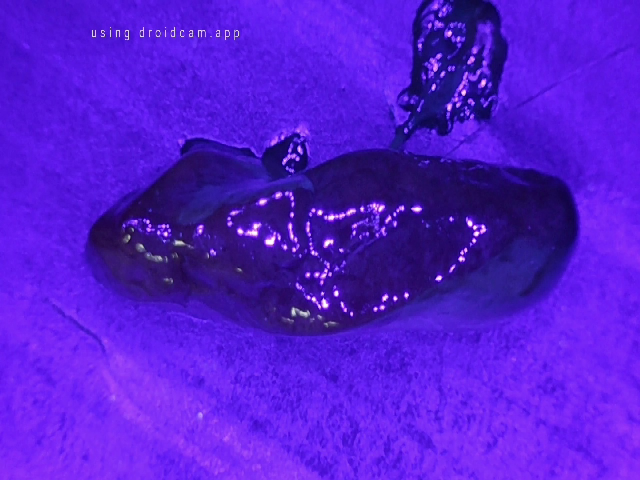
#> input picture CNN_AI/detecciondeColores/test/captura_0.jpg, 1280 x 960 px, found by its file name (shown at 1/2 size)
$ python Segementacio_eraser.py
#> lines starting #> are read from the running program, lines starting #| are printed output that depends on the picture; after the words box and inside, x2 and y2 are one past the last pixel; in counts of white or black regions, pixels touching at a corner belong together
import cv2
import numpy as np
import matplotlib.pyplot as plt

# Leer la imagen
img = cv2.imread("detecciondeColores/test/captura_0.jpg")
#> img is the input picture: shape (960, 1280, 3); mean B, G, R 206.4, 27.5, 86.5
hsv_img = cv2.cvtColor(img, cv2.COLOR_BGR2HSV)
#> hsv_img: shape (960, 1280, 3); mean H, S, V 129.6, 221.6, 206.4

# Definir rangos de color
lower_cyan = np.array([80, 80, 100])
upper_cyan = np.array([100, 255, 255])
mask_cyan = cv2.inRange(hsv_img, lower_cyan, upper_cyan)
#> mask_cyan: shape (960, 1280); every value is 0

lower_blue = np.array([85, 50, 50])
upper_blue = np.array([109, 255, 255])
mask_blue = cv2.inRange(hsv_img, lower_blue, upper_blue)

lower_skyblue = np.array([90, 50, 100])
upper_skyblue = np.array([120, 255, 255])
mask_blue_sky = cv2.inRange(hsv_img, lower_skyblue, upper_skyblue)
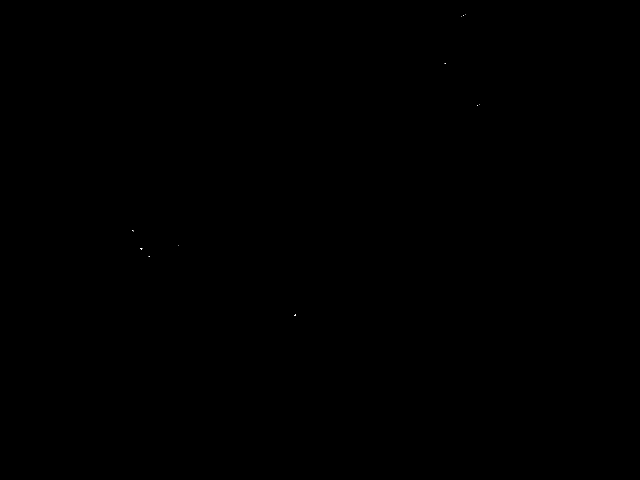
#> mask_blue_sky: shape (960, 1280) (shown at 1/2 size); 0% white in thin lines or dots, all inside (x1, y1, x2, y2) = (265, 29, 959, 632)

lower_carnita = np.array([0, 0, 0])
upper_carnita = np.array([179, 203, 255])
mask_carnita = cv2.inRange(hsv_img, lower_carnita, upper_carnita)
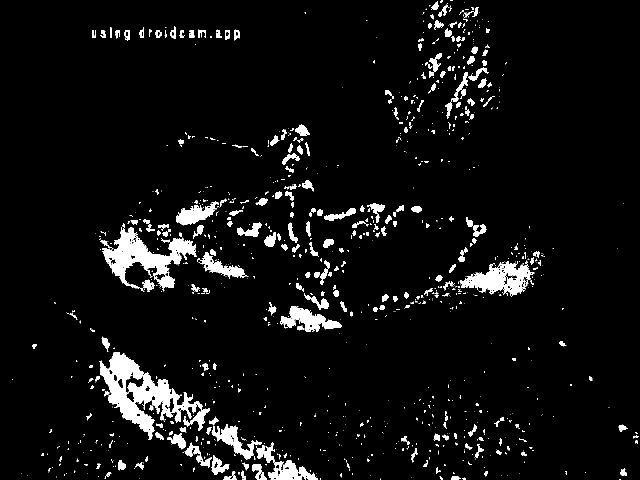
#> mask_carnita: shape (960, 1280) (shown at 1/2 size); 6.1% white; 1292 white regions (987 under 20 px), largest, box (x1, y1, x2, y2) and area: (199, 704, 420, 880) 13115, (204, 446, 393, 583) 8783, (919, 521, 1068, 593) 5127

lower_carnita_clara = np.array([0, 15, 120])
upper_carnita_clara = np.array([20, 90, 255])
mask_carnita2 = cv2.inRange(hsv_img, lower_carnita_clara, upper_carnita_clara)


lower_Violet=np.array([85, 4, 0])
upper_Violet=np.array([138, 219, 122])
mask_violet = cv2.inRange(hsv_img, lower_Violet, upper_Violet)
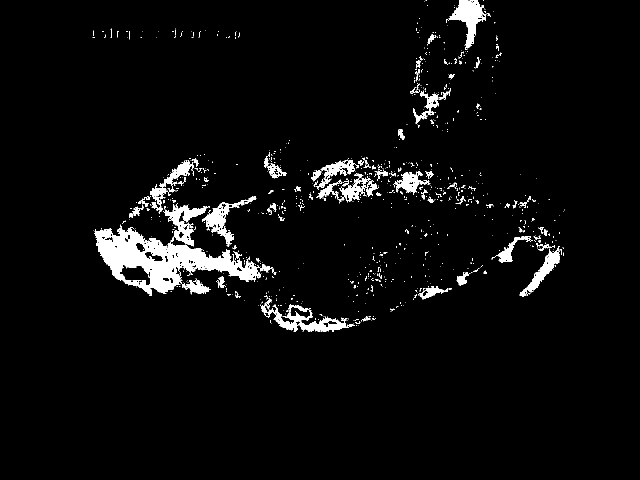
#> mask_violet: shape (960, 1280) (shown at 1/2 size); 4.2% white; 1004 white regions (890 under 20 px), largest, box (x1, y1, x2, y2) and area: (188, 408, 522, 592) 21402, (522, 596, 710, 664) 3468, (897, 0, 972, 100) 2988

lower_pink =np.array ([0, 0, 20])
upper_pink =np.array ([179, 142, 255])
mask_pink= cv2.inRange(hsv_img, lower_pink, upper_pink)
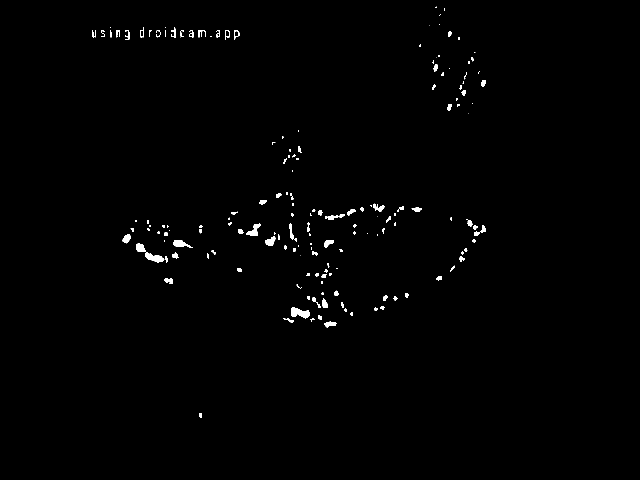
#> mask_pink: shape (960, 1280) (shown at 1/2 size); 0.85% white; 174 white regions (49 under 20 px), largest, box (x1, y1, x2, y2) and area: (272, 486, 329, 526) 722, (582, 614, 620, 637) 554, (492, 447, 522, 472) 357

lower_rosa_claro = np.array([160, 20, 180])
upper_rosa_claro = np.array([180, 100, 255])
mask_pink2= cv2.inRange(hsv_img, lower_rosa_claro, upper_rosa_claro)
#> mask_pink2: shape (960, 1280); 0% white in thin lines or dots, all inside (x1, y1, x2, y2) = (954, 467, 955, 468)


lower_white = np.array([0, 0, 200])
upper_white = np.array([179, 30, 255])
mask_white = cv2.inRange(hsv_img, lower_white, upper_white)
#> mask_white: shape (960, 1280); 0.05% white; 26 white regions (14 under 20 px), largest, box (x1, y1, x2, y2) and area: (533, 476, 548, 488) 116, (647, 601, 655, 614) 59, (500, 464, 514, 469) 48


# Morfología
kernel = np.ones((5, 5), np.uint8)
mask_cyan = cv2.dilate(mask_cyan, kernel, iterations=5)
mask_cyan = cv2.erode(mask_cyan, kernel, iterations=1)

mask_blue = cv2.dilate(mask_blue, kernel, iterations=5)
mask_blue = cv2.erode(mask_blue, kernel, iterations=2)

mask_blue_sky = cv2.dilate(mask_blue_sky, kernel, iterations=5)
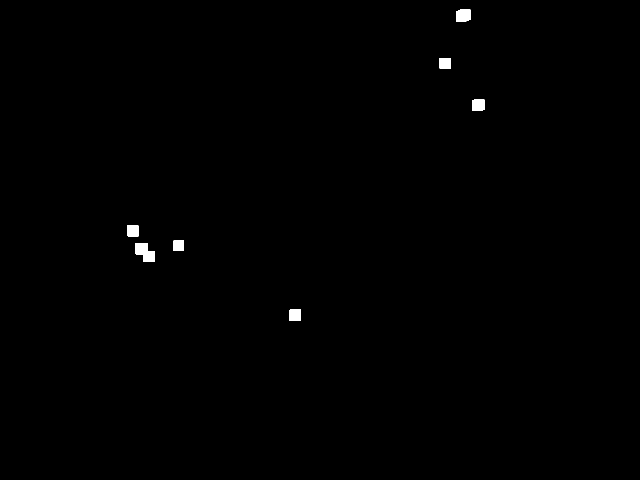
#> mask_blue_sky: shape (960, 1280) (shown at 1/2 size); 0.34% white; 7 white regions, largest, box (x1, y1, x2, y2) and area: (271, 486, 310, 524) 1003, (912, 19, 941, 43) 662, (578, 618, 602, 642) 569
mask_blue_sky = cv2.erode(mask_blue_sky, kernel, iterations=5)

mask_carnita2=cv2.dilate(mask_carnita2,kernel,iterations=5)

# Sumar máscaras
mask_sum =  mask_violet
mask_sum = np.clip(mask_sum, 0, 255).astype(np.uint8)

# Eliminar fragmentos pequeños
mask_clean = np.zeros_like(mask_sum)
contours, _ = cv2.findContours(mask_sum, cv2.RETR_EXTERNAL, cv2.CHAIN_APPROX_SIMPLE)
#> contours = 994 contours, 924 with area under 20; largest, box (x1, y1, x2, y2) and area: (188, 408, 522, 592) 23228, (522, 596, 710, 664) 3106, (897, 0, 972, 100) 2876, (404, 404, 479, 494) 2119, (1039, 492, 1120, 593) 1814
for cnt in contours:
    area = cv2.contourArea(cnt)
#<350000 para detectar objetos pequeños
    if area <1000:
        cv2.drawContours(mask_clean, [cnt], -1, 255, thickness=cv2.FILLED)
#> this loop made 994 passes
#> area on pass 31: 49
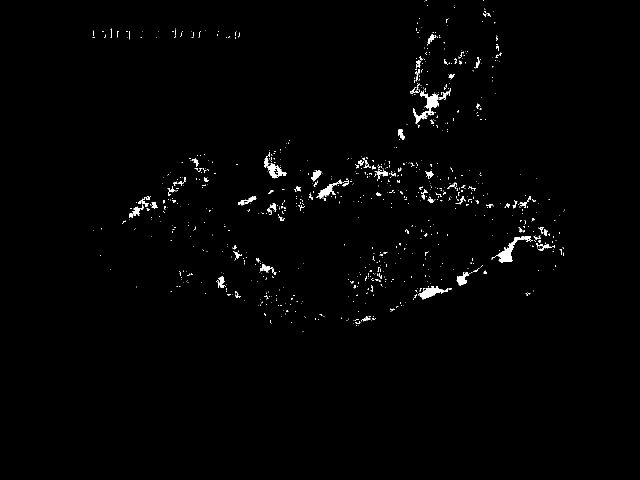
#> mask_clean: shape (960, 1280) (shown at 1/2 size); 1.1% white; 985 white regions (880 under 20 px)

# Aplicar máscara limpia a la imagen
segmented_img = cv2.bitwise_and(img, img, mask=mask_clean)
segmented_rgb = cv2.cvtColor(segmented_img, cv2.COLOR_BGR2RGB)

# Buscar contorno principal
contours_clean, _ = cv2.findContours(mask_clean, cv2.RETR_EXTERNAL, cv2.CHAIN_APPROX_SIMPLE)
#> contours_clean = 985 contours, 924 with area under 20; largest, box (x1, y1, x2, y2) and area: (826, 181, 896, 248) 930, (992, 472, 1062, 526) 849, (838, 572, 896, 599) 590, (535, 326, 574, 357) 450, (632, 359, 684, 397) 434

if contours_clean:
    main_contour = max(contours_clean, key=cv2.contourArea)
#> main_contour = contour of 290 points, box (x1, y1, x2, y2) (826, 181, 896, 248), area 930
    area_objeto = cv2.contourArea(main_contour)
#> area_objeto = 929.5
    print(f"Área del objeto de interés: {area_objeto:.2f} píxeles²")
#| Área del objeto de interés: 929.50 píxeles²

    # Crear máscara del contorno principal
    mask_main = np.zeros_like(mask_clean)
    cv2.drawContours(mask_main, [main_contour], -1, 255, thickness=cv2.FILLED)
#> mask_main: shape (960, 1280); 0.09% white; 1 white region, box (x1, y1, x2, y2) and area: (826, 181, 896, 248) 1163

    # === GOMA para borrar partes no deseadas ===
    fixed_width = 500
    scale = fixed_width / img.shape[1]
#> scale = 0.391
    resized_size = (fixed_width, int(img.shape[0] * scale))
#> resized_size = (500, 375)

    img_resized = cv2.resize(img, resized_size, interpolation=cv2.INTER_AREA)
    mask_main_resized = cv2.resize(mask_main, resized_size, interpolation=cv2.INTER_NEAREST)
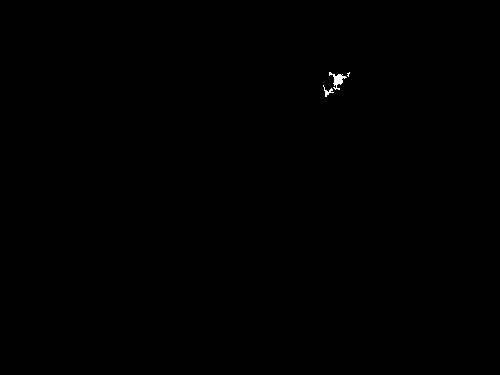
#> mask_main_resized: shape (375, 500); 0.09% white; 3 white regions (1 under 20 px), largest, box (x1, y1, x2, y2) and area: (329, 72, 347, 90) 123, (323, 85, 334, 97) 42

    drawing = False
    ix, iy = -1, -1

    def draw_eraser(event, x, y, flags, param):
        global drawing, ix, iy, mask_main_resized
        if event == cv2.EVENT_LBUTTONDOWN:
            drawing = True
            ix, iy = x, y
        elif event == cv2.EVENT_MOUSEMOVE and drawing:
            cv2.circle(mask_main_resized, (x, y), 20, 0, -1)
        elif event == cv2.EVENT_LBUTTONUP:
            drawing = False
            cv2.circle(mask_main_resized, (x, y), 20, 0, -1)

    cv2.namedWindow("Usa la goma para borrar (Presiona 'q' para salir)")
    cv2.setMouseCallback("Usa la goma para borrar (Presiona 'q' para salir)", draw_eraser)

    print("🧽 Usa el mouse para borrar partes no deseadas. Pulsa 'q' cuando termines.")
    while True:
        temp_img_resized = cv2.bitwise_and(img_resized, img_resized, mask=mask_main_resized)
        cv2.imshow("Usa la goma para borrar (Presiona 'q' para salir)", temp_img_resized)
        key = cv2.waitKey(1) & 0xFF
#> (key q is pressed here)
        if key == ord('q'):
            break
    cv2.destroyAllWindows()

    # Escalar máscara modificada al tamaño original
    mask_main = cv2.resize(mask_main_resized, (img.shape[1], img.shape[0]), interpolation=cv2.INTER_NEAREST)
#> mask_main: shape (960, 1280); 0.09% white; 3 white regions, box (x1, y1, x2, y2) and area: (843, 185, 889, 231) 792, (827, 218, 856, 249) 291, (889, 185, 896, 198) 55

    # Aplicar nueva máscara
    img_masked = cv2.bitwise_and(img, img, mask=mask_main)
    img_masked_rgb = cv2.cvtColor(img_masked, cv2.COLOR_BGR2RGB)

    # === GUARDAR imagen final limpia ===
    cv2.imwrite("R1.png", img_masked)  # <-- Esta línea guarda la imagen

    print("Imagen editada guardada como 'RC1q.png'")

    # Mostrar imagen final
    plt.figure(figsize=(10, 5))
    plt.imshow(img_masked_rgb)
    #plt.title("Imagen limpia con fondo negro")
    plt.axis("off")
    plt.show()

else:
    print("No se encontró ningún contorno principal.")
